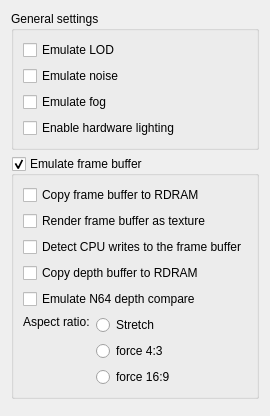
     <widget class="QWidget" name="emulationTab">
      <property name="minimumSize">
       <size>
        <width>0</width>
        <height>379</height>
       </size>
      </property>
      <attribute name="title">
       <string>Emulation</string>
      </attribute>
      <layout class="QVBoxLayout" name="verticalLayout">
       <item>
        <widget class="QGroupBox" name="generalSettingsGroupBox">
         <property name="title">
          <string>General settings</string>
         </property>
         <layout class="QVBoxLayout" name="verticalLayout_2">
          <item>
           <widget class="QCheckBox" name="emulateLodCheckBox">
            <property name="toolTip">
             <string>&lt;html&gt;&lt;head/&gt;&lt;body&gt;&lt;p&gt;&lt;span style=&quot; font-weight:600;&quot;&gt;Per-pixel level-of-detail calculation:&lt;/span&gt;&lt;/p&gt;&lt;p&gt;N64 uses special mechanism for mip-mapping, which is hard to reproduce correctly on PC hardware. This option enables shaders based emulation of that feature.&lt;/p&gt;&lt;p&gt;[Recommended: &lt;span style=&quot; font-style:italic;&quot;&gt;on&lt;/span&gt;]&lt;/p&gt;&lt;/body&gt;&lt;/html&gt;</string>
            </property>
            <property name="text">
             <string>Emulate LOD</string>
            </property>
           </widget>
          </item>
          <item>
           <widget class="QCheckBox" name="emulateNoiseCheckBox">
            <property name="text">
             <string>Emulate noise</string>
            </property>
           </widget>
          </item>
          <item>
           <widget class="QCheckBox" name="emulateFogCheckBox">
            <property name="toolTip">
             <string>&lt;html&gt;&lt;head/&gt;&lt;body&gt;&lt;p&gt;&lt;span style=&quot; font-weight:600;&quot;&gt;Fog emulation:&lt;/span&gt;&lt;/p&gt;&lt;p&gt;Sets fog emulation on//off.&lt;/p&gt;&lt;p&gt;[Recommended: &lt;span style=&quot; font-style:italic;&quot;&gt;on&lt;/span&gt;]&lt;/p&gt;&lt;/body&gt;&lt;/html&gt;</string>
            </property>
            <property name="text">
             <string>Emulate fog</string>
            </property>
           </widget>
          </item>
          <item>
           <widget class="QCheckBox" name="enableHWLightingCheckBox">
            <property name="text">
             <string>Enable hardware lighting</string>
            </property>
           </widget>
          </item>
         </layout>
        </widget>
       </item>
       <item>
        <widget class="QGroupBox" name="frameBufferGroupBox">
         <property name="title">
          <string>Emulate frame buffer</string>
         </property>
         <property name="checkable">
          <bool>true</bool>
         </property>
         <layout class="QVBoxLayout" name="verticalLayout_10">
          <item>
           <widget class="QCheckBox" name="copyFrameCheckBox">
            <property name="toolTip">
             <string>&lt;html&gt;&lt;head/&gt;&lt;body&gt;&lt;p&gt;&lt;span style=&quot; font-weight:600;&quot;&gt;Copy frame buffer to RDRAM:&lt;/span&gt;&lt;/p&gt;&lt;p&gt;In some games plugin can't detect frame buffer usage. In such cases you need to enable this option to see frame buffer effects. Every drawn frame will be read from video card and copied into RDRAM area.&lt;/p&gt;&lt;p&gt;[Recommended: &lt;span style=&quot; font-style:italic;&quot;&gt;mostly off (needed only for a few games)&lt;/span&gt;]&lt;/p&gt;&lt;/body&gt;&lt;/html&gt;</string>
            </property>
            <property name="text">
             <string>Copy frame buffer to RDRAM</string>
            </property>
           </widget>
          </item>
          <item>
           <widget class="QCheckBox" name="RenderFBCheckBox">
            <property name="toolTip">
             <string>&lt;html&gt;&lt;head/&gt;&lt;body&gt;&lt;p&gt;&lt;span style=&quot; font-weight:600;&quot;&gt;Render N64 frame buffer as texture:&lt;/span&gt;&lt;/p&gt;&lt;p&gt;When this option is enabled, content of each N64 frame buffer is rendered as texture over the frame, rendered by the plugin. This prevents graphics lost, but may cause slowdowns and various glitches in some games.&lt;/p&gt;&lt;p&gt;[Recommended: &lt;span style=&quot; font-style:italic;&quot;&gt;mostly off&lt;/span&gt;]&lt;/p&gt;&lt;/body&gt;&lt;/html&gt;</string>
            </property>
            <property name="text">
             <string>Render frame buffer as texture</string>
            </property>
           </widget>
          </item>
          <item>
           <widget class="QCheckBox" name="detectCPUWritesCheckBox">
            <property name="toolTip">
             <string>&lt;html&gt;&lt;head/&gt;&lt;body&gt;&lt;p&gt;&lt;span style=&quot; font-weight:600;&quot;&gt;Detect CPU write to the N64 frame buffer:&lt;/span&gt;&lt;/p&gt;&lt;p&gt;This option works as the previous options, but the plugin is trying to detect, when game uses CPU writes to N64 frame buffer. The N64 frame buffer is rendered only when CPU writes is detected. Use this option for those games, in which you see still image or no image at all for some time with no reason.&lt;/p&gt;&lt;p&gt;[Recommended: &lt;span style=&quot; font-style:italic;&quot;&gt;mostly off&lt;/span&gt;]&lt;/p&gt;&lt;/body&gt;&lt;/html&gt;</string>
            </property>
            <property name="text">
             <string>Detect CPU writes to the frame buffer</string>
            </property>
           </widget>
          </item>
          <item>
           <widget class="QCheckBox" name="CopyDepthCheckBox">
            <property name="toolTip">
             <string>&lt;html&gt;&lt;head/&gt;&lt;body&gt;&lt;p&gt;&lt;span style=&quot; font-weight:600;&quot;&gt;Copy depth buffer to RDRAM:&lt;/span&gt;&lt;/p&gt;&lt;p&gt;This option is required for correct emulation of depth buffer based effects, e.g. coronas. Content of video card's depth buffer is copied into RDRAM area each frame.&lt;/p&gt;&lt;p&gt;[Recommended: &lt;span style=&quot; font-style:italic;&quot;&gt;on&lt;/span&gt;]&lt;/p&gt;&lt;/body&gt;&lt;/html&gt;</string>
            </property>
            <property name="text">
             <string>Copy depth buffer to RDRAM</string>
            </property>
           </widget>
          </item>
          <item>
           <widget class="QCheckBox" name="n64DepthCompareCheckBox">
            <property name="toolTip">
             <string>&lt;html&gt;&lt;head/&gt;&lt;body&gt;&lt;p&gt;Use shadres to emulate N64 depth compare modes. &lt;span style=&quot; font-weight:600;&quot;&gt;Experimantal!&lt;/span&gt;&lt;/p&gt;&lt;/body&gt;&lt;/html&gt;</string>
            </property>
            <property name="text">
             <string>Emulate N64 depth compare</string>
            </property>
           </widget>
          </item>
          <item>
           <layout class="QHBoxLayout" name="horizontalLayout_6">
            <item>
             <widget class="QLabel" name="label_4">
              <property name="sizePolicy">
               <sizepolicy hsizetype="Maximum" vsizetype="Preferred">
                <horstretch>0</horstretch>
                <verstretch>0</verstretch>
               </sizepolicy>
              </property>
              <property name="toolTip">
               <string>&lt;html&gt;&lt;head/&gt;&lt;body&gt;&lt;p&gt;&lt;span style=&quot; font-weight:600;&quot;&gt;Aspect ratio of the output.&lt;/span&gt;&lt;/p&gt;&lt;p&gt;Most N64 games use 4:3 aspect ratio, but some support widescreen too.You may select appropriate aspect here and set widescreen mode in game settings.In &lt;span style=&quot; font-weight:600;&quot;&gt;Stretch&lt;/span&gt; mode the output will be stretched to the entire screen, other modes may add black borders if necessary.&lt;/p&gt;&lt;/body&gt;&lt;/html&gt;</string>
              </property>
              <property name="text">
               <string>Aspect ratio:</string>
              </property>
              <property name="alignment">
               <set>Qt::AlignLeading|Qt::AlignLeft|Qt::AlignTop</set>
              </property>
             </widget>
            </item>
            <item>
             <layout class="QVBoxLayout" name="verticalLayout_9">
              <item>
               <widget class="QRadioButton" name="aspectStretchRadioButton">
                <property name="toolTip">
                 <string>&lt;html&gt;&lt;head/&gt;&lt;body&gt;&lt;p&gt;&lt;span style=&quot; font-weight:600;&quot;&gt;Aspect ratio of the output.&lt;/span&gt;&lt;/p&gt;&lt;p&gt;Most N64 games use 4:3 aspect ratio, but some support widescreen too.You may select appropriate aspect here and set widescreen mode in game settings.In &lt;span style=&quot; font-weight:600;&quot;&gt;Stretch&lt;/span&gt; mode the output will be stretched to the entire screen, other modes may add black borders if necessary.&lt;/p&gt;&lt;/body&gt;&lt;/html&gt;</string>
                </property>
                <property name="text">
                 <string>Stretch</string>
                </property>
               </widget>
              </item>
              <item>
               <widget class="QRadioButton" name="aspect43RadioButton">
                <property name="toolTip">
                 <string>&lt;html&gt;&lt;head/&gt;&lt;body&gt;&lt;p&gt;&lt;span style=&quot; font-weight:600;&quot;&gt;Aspect ratio of the output.&lt;/span&gt;&lt;/p&gt;&lt;p&gt;Most N64 games use 4:3 aspect ratio, but some support widescreen too.You may select appropriate aspect here and set widescreen mode in game settings.In &lt;span style=&quot; font-weight:600;&quot;&gt;Stretch&lt;/span&gt; mode the output will be stretched to the entire screen, other modes may add black borders if necessary.&lt;/p&gt;&lt;/body&gt;&lt;/html&gt;</string>
                </property>
                <property name="text">
                 <string>force 4:3</string>
                </property>
               </widget>
              </item>
              <item>
               <widget class="QRadioButton" name="aspect169RadioButton">
                <property name="toolTip">
                 <string>&lt;html&gt;&lt;head/&gt;&lt;body&gt;&lt;p&gt;&lt;span style=&quot; font-weight:600;&quot;&gt;Aspect ratio of the output.&lt;/span&gt;&lt;/p&gt;&lt;p&gt;Most N64 games use 4:3 aspect ratio, but some support widescreen too.You may select appropriate aspect here and set widescreen mode in game settings.In &lt;span style=&quot; font-weight:600;&quot;&gt;Stretch&lt;/span&gt; mode the output will be stretched to the entire screen, other modes may add black borders if necessary.&lt;/p&gt;&lt;/body&gt;&lt;/html&gt;</string>
                </property>
                <property name="text">
                 <string>force 16:9</string>
                </property>
               </widget>
              </item>
             </layout>
            </item>
           </layout>
          </item>
         </layout>
        </widget>
       </item>
       <item>
        <widget class="QWidget" name="widget_2" native="true"/>
       </item>
      </layout>
     </widget>
